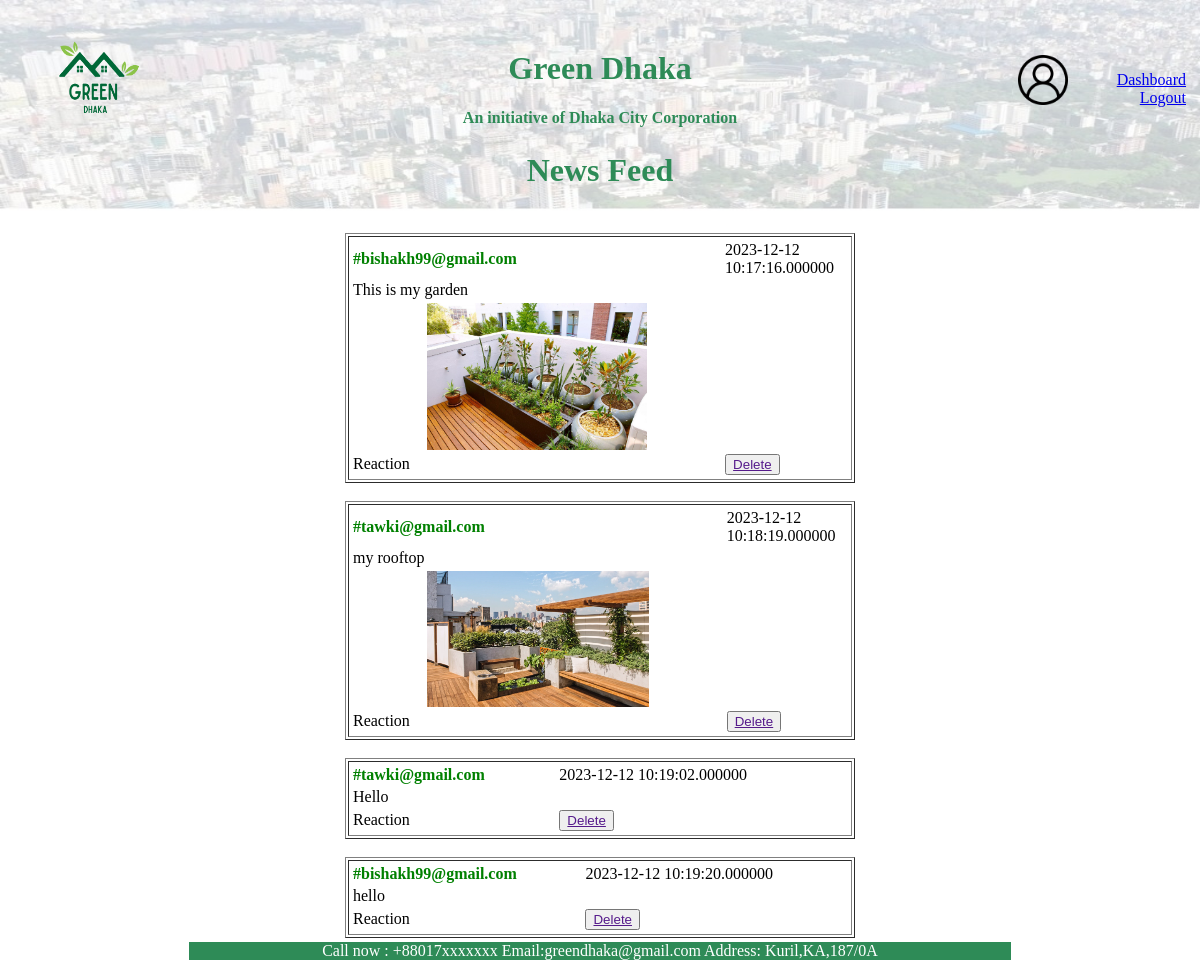
The app's page /View/AdminNewsFeed.php (signed in) with its own data.
### tables this page shows
CREATE TABLE `feed` (
  `pid` varchar(200) NOT NULL,
  `email` varchar(20) NOT NULL,
  `caption` mediumtext NOT NULL,
  `image` varchar(100) NOT NULL,
  `date` datetime(6) NOT NULL
);

### View/AdminNewsFeed.php (the view, shortened to what this page needs)
<?php
    $con = mysqli_connect('127.0.0.1', 'root', '', 'greendhaka');
    $sql = "SELECT * FROM `feed`";
    $result = mysqli_query($con, $sql);
?>
    <form method="post" action="../Controller/solarinsert.php">
    <table border="0" width = "100%" height = "100%">
            <tr >
                <td height="5%" width="15%" align="center">
                    <img src="../Images/logo.png" height="100" width="100" alt="Green Dhaka Logo">
                </td>
                <td align="center" height="5%"width="70%">
                    <h1 style="color:SeaGreen;">  </h1> <br>
                    <h1 style="color:SeaGreen;"> Green Dhaka </h1>
                    <h4 style="color:SeaGreen;"> An initiative of Dhaka City Corporation </h4>
                </td>
                <td >
                <table border="0" align="center">
                    <tr>
                        <td> <img src="../Images/user.png" height="50" width="50" alt="User Logo">
                        </td>
                        <td align="right"> <br>
                             <a href="adminDashboard.php">Dashboard</a>
                             <a href="login.php"> Logout <a>
                        </td>
                    </tr>
                </table>
                </td>
            </tr>
            <tr>
                <td colspan="3" align="center" height ="8%">
                  <h1 style="color:SeaGreen;"> <b> News Feed </b> </h1>
                </td>
            </tr>
            <tr>
            <td>
            </td>
                <td align ="center">
                <?php while($data = mysqli_fetch_assoc($result)){
                            $email = $data['email'];
                            $caption = $data['caption'];
                            $image = $data['image'];
                            $time = $data['date'];
                            if($image != null){
                                echo'<br>
                                <table border="1" align="center" style="width:500px">
                                <tr><td>
                               <table border="0" align="center" style="width:500px">
                                <tr>
                                <td>
                                 <p style="color:Green;">
                                    <b> #'.$email.'  </b> </p> </td>
                                <td>'.$time.' </td>
                                </tr>
                                <tr>
                                <td>  '.$caption.'  </td> </tr>
                               <tr>
                                <td align="center"><a href="../Asset/Feed/'.$image.'"> <img src="../Asset/Feed/'.$image.'" height="60%" width="60%"> </a> </td> </tr>
                                <tr>
                                <td>  Reaction  </td>
                                <td> <button><a href=""> Delete </a></button>   </td>
                                </tr>
                               </table>
                                </td></tr>
                                </table>
                            ';
                            }
                            else{
                                echo'<br>
                                <table border="1" align="center" style="width:500px">
                                <tr><td>
                               <table border="0" align="center" style="width:500px">
                                <tr>
                                <td>
                                 <p style="color:Green;">
                                    <b> #'.$email.'  </b> </p> </td>
                                    <td>'.$time.' </td>
                                </tr>
                                <tr>
                                <td>  '.$caption.'  </td> </tr>
                                <tr>
                                <td>  Reaction  </td>
                                <td> <button><a href=""> Delete </a></button>   </td>
                                </tr>
                               </table>
                                </td></tr>
                                </table>
                            ';
                            }
                        }
                        ?>
                </td>
                <td>
            </td>
            </tr>
            <tr height ="5%" align="center">
                <td>
                </td>
                <td>
                <p style="color:white;background-color:SeaGreen;"> Call now : +88017xxxxxxx Email:greendhaka@gmail.com Address: Kuril,KA,187/0A </p>
                </td>
                <td>
                </td>
            </tr>
    </table>
    </form>

### records on screen
feed: email "bishakh99@gmail.com", date "2023-12-12 10:17:16.000000", caption "This is my garden", image (picture)
feed: email "tawki@gmail.com", date "2023-12-12 10:18:19.000000", caption "my rooftop", image (picture)
feed: email "tawki@gmail.com", date "2023-12-12 10:19:02.000000", caption "Hello"
feed: email "bishakh99@gmail.com", date "2023-12-12 10:19:20.000000", caption "hello"
